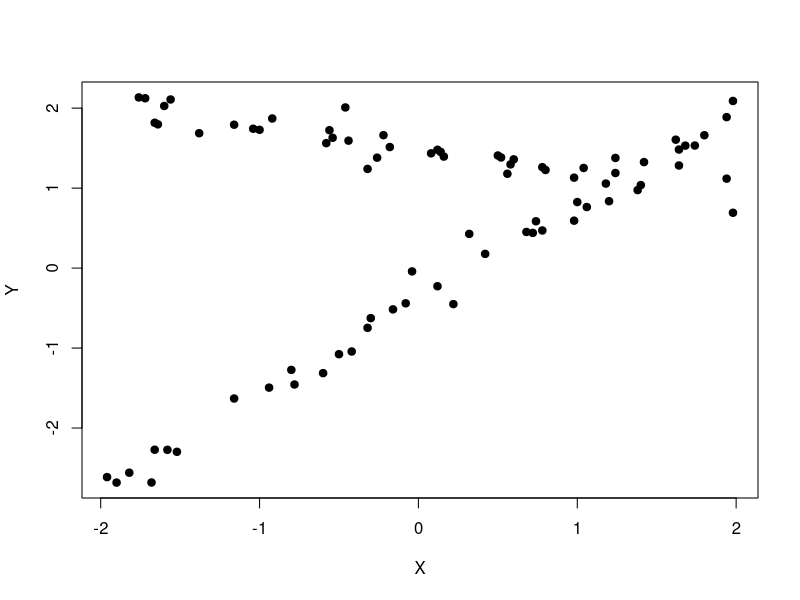
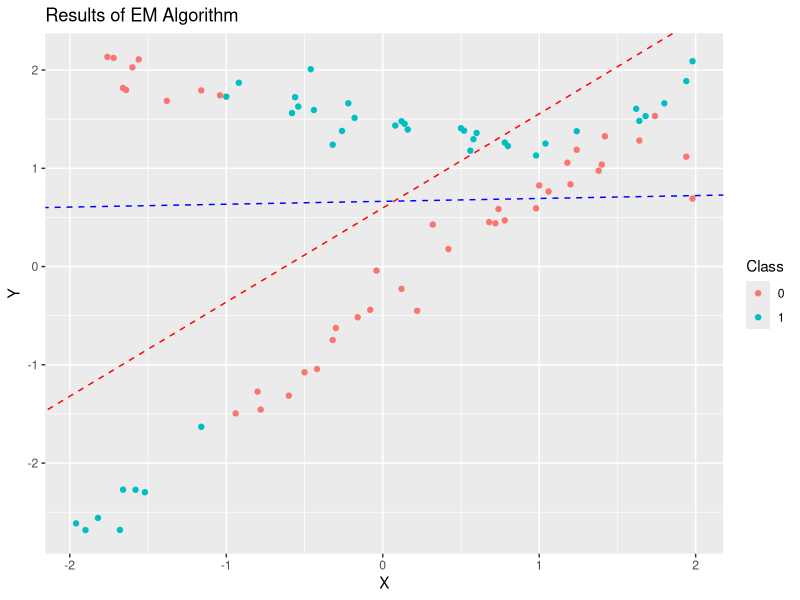

These charts were generated, in order, by the following R code:
## ---- chunk 1
set.seed(2018)

slope1 <- -.3; intercept1 <- 1.5    # generating data from C_1
xs1 <- sample(seq(-2,2,len=201), 40)
ys1 <- intercept1 + slope1*xs1 + rnorm(length(xs1),0,.15) # add some noise

slope2 <- 1.2; intercept2 <- -.4    # generating data from C_2
xs2 <- sample(seq(-2,2,len=201), 40)
ys2 <- intercept2 + slope2*xs2 + rnorm(length(xs1),0,.15)

mydata <- rbind( cbind(xs1,ys1), cbind(xs2,ys2) ) 
plot(mydata, pch=19, xlab="X", ylab="Y")
## ---- chunk 2
set.seed(2018)
# step 1 of EM algorithm - assign random values to model's parameters

# set slope and intercept variables to 0

i1 <- 0
s1 <- 0
i2 <- 0
s2 <- 0

init_params <- function() {
  # use runif to generate random values from a normal distribution for the slope and 
  # intercepts - multiply values by 2 because data exists between -2 and 2
  i1 <- 2*runif(1)
  s1 <- 2*runif(1)
  i2 <- 2*runif(1)
  s2 <- 2*runif(1)
  c(i1,s1,i2,s2)
}

## ---- chunk 3

e.step <- function(data, parameters, sigma = 0.5){
  
  # create data frames with NA values for wi1 and wi2
  wi1 <- rep(NA, nrow(data))
  wi2 <- rep(NA, nrow(data))
  
  # use equations provided above to calculate residuals for each of the models
  # residual = y value - intercept - slope*x value
  for(i in 1:nrow(data)) {
    
    resid1 <- data[i,2] - parameters[1] - parameters[2]*data[i,1]
    resid2 <- data[i,2] - parameters[3] - parameters[4]*data[i,1]
    
    # calculate exp values for each model - e to the power of the result of the equation
    # equation provided above: value = exp((-residual^2)/ 2 sigma^2)
    exp1 <- exp(-resid1^2/(2*sigma^2))
    exp2 <- exp(-resid2^2/(2*sigma^2))
    
    # compute the weights for all datapoints
    # equation provided above: exp value of model / (exp1 + exp2)
    wi1[i] <- exp1 / (exp1+exp2)
    wi2[i] <- exp2 / (exp1+exp2)
      
  }
  
  # put different weignts together
  return(cbind(wi1, wi2))
}


## ---- chunk 4

# create the wls function 
# use above equation: theta hat = INVERTED(transposed matrix X * weight *matrix X) 
# * transposed matrix X * weiht * matrix Y

# solve() inverts a matrix in R, have to use %*% because this is matrix multiplication

wls <- function(w,x,y) {
  
  theta_j <- solve(t(x) %*% w %*% x) %*% t(x) %*% w %*% y
  
  return(theta_j)
}

# create the m.step function
# e_w is the weights found in the e step

m.step <- function(data, e_w) {
  
  # using wls function so need to define x and y matrices - x is x values and y is y values
  X <- cbind(rep(1, nrow(data)), data[,1])
  Y <- as.matrix(data[,2], ncol=1)
  
  # calculate theta hat values for both models. Weight matrices are diagonal so use "diag()"
  theta_hat1 <- wls(diag(e_w[,1]),X,Y)
  theta_hat2 <- wls(diag(e_w[,2]),X,Y)
                         
  c(theta_hat1, theta_hat2)                    
}


## ---- chunk 5

em2lines <- function(data, tol = 1e-2, max.iter = 1e3){
  
  # set the initial conditions of the function - iterations and slopes/intercepts
  iter <- 0
  
  i1 <- 0
  s1 <- 0
  i2 <- 0
  s2 <- 0
  
  # load in initial parameters
  params <- init_params()
  
  # run through the function until either the tolerance or maximum iterations is reached
  
  repeat{
    weights <- e.step(mydata, params)
    thetas <- m.step(mydata, weights)
    
    # define conditions for stopping
    # converence: when difference between random initial parameters and estimated theta values becomes super small
    if(norm(as.matrix(params - thetas), type = "F") < tol)
       break
    
    # have iterations increase as iterations increase - stop when greater than max iterations
    iter <- iter+1
     
    if(iter > max.iter)
      break
  }
  
  # print out the thetas/parameters, weights, and classes of the weights
  # weight classes: 1 if w1>w2, 0 otherwise
  
  list(parameters = thetas,
       weights = weights,
       # have to use apply so that it happens for each row rather than just once
       class = apply(weights, 1, function(z) if (z[1]>z[2]) 1 else 0)) 
  
}


# run function
results <- em2lines(mydata)
results

## ---- chunk 6

library(ggplot2)
library(tidyverse)

# add class data to dataframe so I can use ggplot
new_data <- data.frame(cbind(mydata, results$weights, results$class)) %>%
  mutate(class = as.character(V5))

# plot the results
new_data %>%
  ggplot(aes(x = xs1, y = ys1, color = class)) +
  geom_point() +
  # add lines based off of parameters
  geom_abline(intercept=results$parameters[1], slope=results$parameters[2], lty = 2, col = "red") +
  geom_abline(intercept=results$parameters[3], slope=results$parameters[4], lty = 2, col = "blue") +
  labs(x = "X", y = "Y", color = "Class", title = "Results of EM Algorithm")
  


